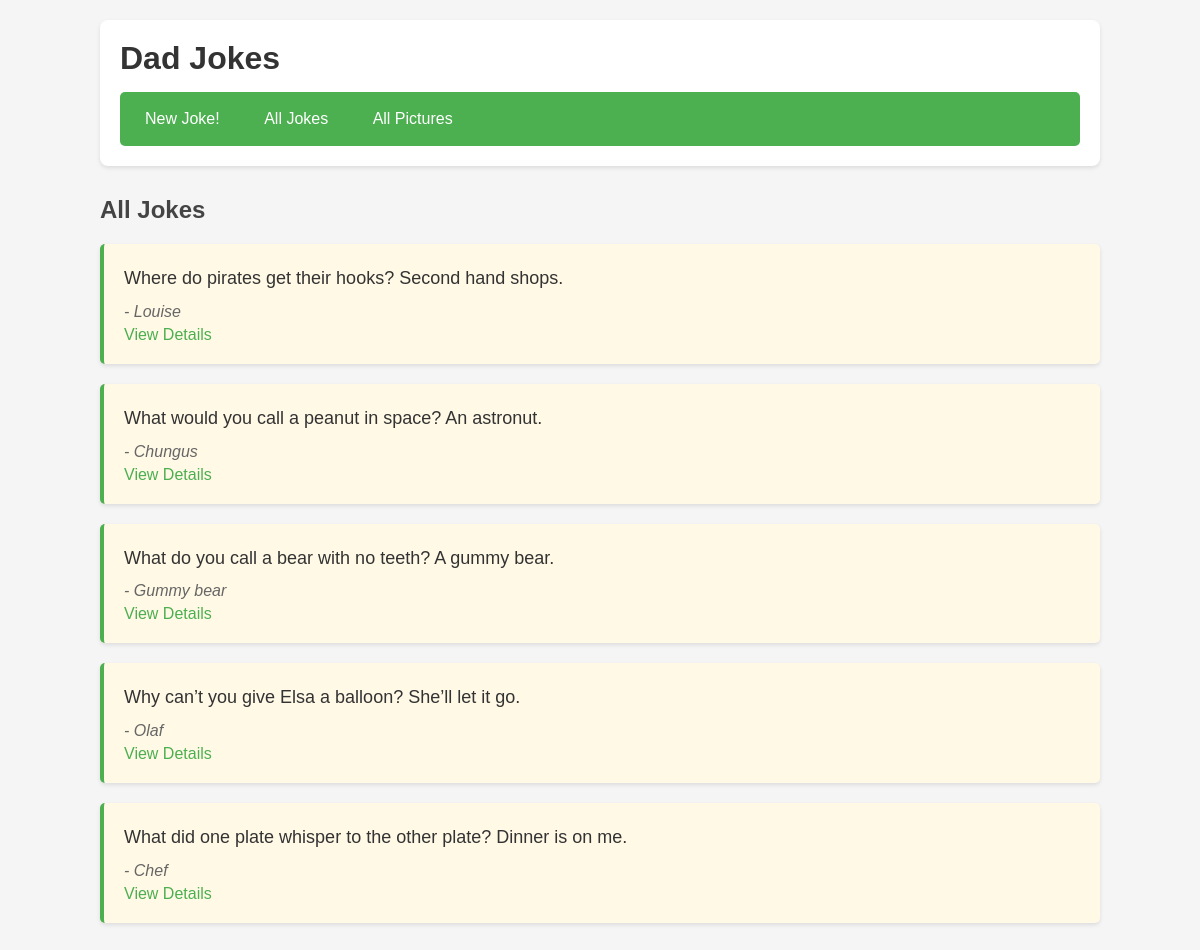
Page /dadjokes/jokes on the committed database.
### dadjokes/models.py (models this page shows, shortened)
class Joke(models.Model):
    text = models.TextField(blank=False)
    contributor = models.TextField(blank=False)
    created = models.DateTimeField(auto_now_add=True)

### dadjokes/views.py (the view)
# urls.py: path("jokes", JokesView.as_view(), name="jokes"),
class JokesView(ListView):
    model = Joke
    template_name = "dadjokes/jokes.html"
    context_object_name = "jokes"

### dadjokes/templates/dadjokes/jokes.html
{% extends 'dadjokes/base.html' %}
{% block content %}
<h2>All Jokes</h2>
{% for joke in jokes %}
<div class="joke">
    <p class="joke-text">{{ joke.text }}</p>
    <p class="contributor">- {{ joke.contributor }}</p>
    <a href="{% url 'joke' joke.pk %}">View Details</a>
</div>
{% endfor %}
{% endblock %}

### static/styles-joke.css (style rules this page uses)
body { font-family: Arial, sans-serif; max-width: 1000px; margin: 0 auto; padding: 20px; background-color: #f5f5f5; }
h2 { color: #444; margin-bottom: 20px; }
.joke { background-color: #fff9e6; border-left: 4px solid #4CAF50; padding: 20px; margin-bottom: 20px; border-radius: 5px; box-shadow: 0 2px 4px rgba(0,0,0,0.1); }
.joke-text { font-size: 18px; line-height: 1.6; color: #333; margin: 0 0 10px 0; }
.contributor { font-style: italic; color: #666; margin: 5px 0; }
a { color: #4CAF50; text-decoration: none; }

### rows in the picture
Joke: text "Where do pirates get their hooks? Second hand shops.", contributor "Louise"
Joke: text "What would you call a peanut in space? An astronut.", contributor "Chungus"
Joke: text "What do you call a bear with no teeth? A gummy bear.", contributor "Gummy bear"
Joke: text "Why can’t you give Elsa a balloon? She’ll let it go.", contributor "Olaf"
Joke: text "What did one plate whisper to the other plate? Dinner is on me.", contributor "Chef"
